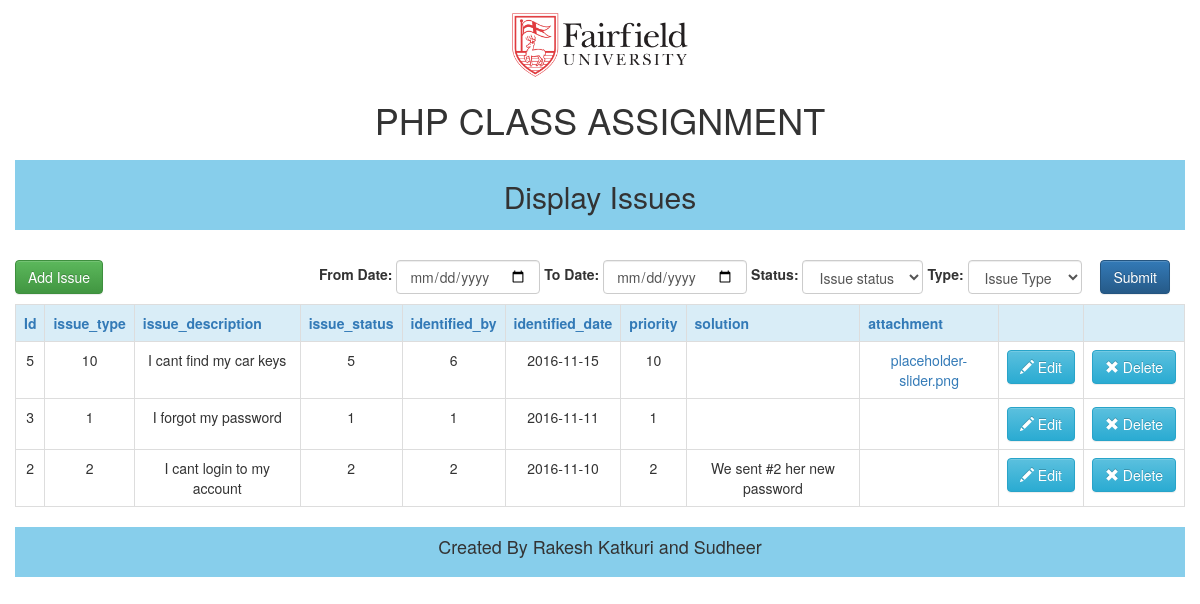
Screenshot of /add-edit.php?sorting=ASC&field=id with the database file from the repository.
### tables this page shows
CREATE TABLE `issues` (
  `id` int(11) NOT NULL AUTO_INCREMENT,
  `issue_type` int(11) NOT NULL,
  `issue_description` varchar(4000) NOT NULL,
  `issue_status` int(11) NOT NULL,
  `identified_by` varchar(64) NOT NULL,
  `identified_date` date NOT NULL,
  `priority` varchar(16) NOT NULL,
  `solution` varchar(4000) NOT NULL,
  `filename` varchar(255) DEFAULT NULL,
  `created_on` datetime NOT NULL DEFAULT CURRENT_TIMESTAMP,
  `created_by` int(11) NOT NULL,
  `modified_on` datetime DEFAULT CURRENT_TIMESTAMP,
  `modified_by` int(11) DEFAULT NULL,
  PRIMARY KEY (`id`)
);

### add-edit.php (the view, shortened to what this page needs)
<?php
	require_once('connectivity.php');
	$stmt = '';
	$standard_statement = "select * from issues";
	$field='id';
	$sort='ASC';
	if(isset($_GET['sorting']))
	{
		if($_GET['sorting']=='DESC')
		{
			$sort='ASC';
		}
		else
		{
			$sort='DESC';
		}
		if($_GET['field']=='id')
		{
		   @$field = "id";
		}
		elseif($_GET['field']=='issue_type')
		{
		   @$field = "issue_type";
		}
		elseif($_GET['field']=='issue_description')
		{
		   @$field="issue_description";
		}
		elseif($_GET['field']=='issue_status')
		{
		   @$field="issue_status";
		}
		elseif($_GET['field']='identified_by')
		{
		   @$field="identified_by";
		}
		elseif($_GET['field']=='identified_date')
		{
		   @$field="identified_date";
		}
		elseif($_GET['field']=='priority')
		{
		   @$field="priority";
		}
		elseif($_GET['field']=='solution')
		{
		   @$field="solution";
		}
		elseif($_GET['field']=='attachment')
		{
		   @$field="filename";
		}
		$stmt = "SELECT id,issue_type,issue_description,issue_status,identified_by,identified_date,priority,solution,filename,created_on,created_by,modified_on,modified_by FROM issues ORDER BY $field $sort";
		$stmt = mysqli_query($mysqli, $stmt);
	}else{
		$stmt = $standard_statement;
		$stmt = mysqli_query($mysqli, $stmt);
	}
?>
<!DOCTYPE html>
<html lang="en">
	<head>
		<link rel="stylesheet" href="https://maxcdn.bootstrapcdn.com/bootstrap/3.3.7/css/bootstrap.min.css">
		<link rel="stylesheet" href="https://maxcdn.bootstrapcdn.com/bootstrap/3.3.7/css/bootstrap-theme.min.css">
	</head>
	<body>
		<div class="container-fluid" style="text-align:center">
			<div class="row">
				<div class="col-xs-12" style="font-weight:bolder">
					<img src="Fairfield_University.svg.png" height='70px'/>
					<h1> PHP CLASS ASSIGNMENT</h1>
				</div>
			</div>
			<div class="col-xs-12" style="height:70px;background-color:skyblue;text-align:center;">
				<h2>Display Issues</h2>
			</div>
		</div>
		<div class="container-fluid" style="margin-top:20px;">
			<div class="row">
				<div class="col-xs-2">
					<a href="add.html" class="btn btn-success" id="add">Add Issue</a>
				</div>
				<div class="col-xs-10">
					<form id="frmFilter" method="post" class="form-inline pull-right" action="add-edit.php">
						<div class="form-group">
							<label for="fromdate">From Date:</label>
							<input type="date" name="fromdate" class="form-control"/>
						</div>
						<div class="form-group">
							<label for="todate">To Date:</label>
							<input type="date" name="todate" class="form-control"/>
						</div>
						<div class="form-group">
							<label for="issueFilter">Status:</label>
							<select name="issuestatus" class="form-control" id="issueFilter">
								<option value="">Issue status</option>
							</select>
						</div>
						<div class="form-group">
							<label for="typeFilter">Type:</label>
							<select name="issuetype" class="form-control" id="typeFilter">
								<option value="">Issue Type</option>
							</select>
						</div>
						<div class="form-group">
							<div class="col-sm-12">
								<input type="submit" class="btn btn-primary" value="Submit" />
							</div>
						</div>
					</form>
				</div>
			</div>
		</div>
		<div class="container-fluid" style="text-align:center;">
			<table class="table table-bordered">
				<tr class="info">
					<th><a href="add-edit.php?sorting=<?php echo $sort; ?>&field=id">Id</a></th>
					<th><a href="add-edit.php?sorting=<?php echo $sort; ?>&field=issue_type">issue_type</a></th>
					<th><a href="add-edit.php?sorting=<?php echo $sort; ?>&field=issue_description">issue_description</a></th>
					<th><a href="add-edit.php?sorting=<?php echo $sort; ?>&field=issue_status">issue_status</a></th>
					<th><a href="add-edit.php?sorting=<?php echo $sort; ?>&field=identified_by">identified_by</a></th>
					<th><a href="add-edit.php?sorting=<?php echo $sort; ?>&field=identified_date">identified_date</a></th>
					<th><a href="add-edit.php?sorting=<?php echo $sort; ?>&field=priority">priority</a></th>
					<th><a href="add-edit.php?sorting=<?php echo $sort; ?>&field=solution">solution</a></th>
					<th><a href="add-edit.php?sorting=<?php echo $sort; ?>&field=attachment">attachment</a></th>
					<th>&nbsp;</th>
					<th>&nbsp;</th>
				</tr>
				<?php
					while ($row = $stmt->fetch_assoc())
					{
						$id=$row['id'];
						$file = explode('/', $row['filename']);
						$attachment = empty($row['filename']) ? "" : "<a href='" . $row['filename'] . "' target='_blank'>" . array_pop($file) . "</a>";
						echo "<tr><td>".$row['id']."</td>";
						echo "<td>".$row['issue_type']."</td>";
						echo "<td>".$row['issue_description']."</td>";
						echo "<td>".$row['issue_status']."</td>";
						echo "<td>".$row['identified_by']."</td>";
						echo "<td>".$row['identified_date']."</td>";
						echo "<td>".$row['priority']."</td>";
						echo "<td>".$row['solution']."</td>";
						echo "<td>".$attachment."</td>";
						echo "<td> <a href='edit.php?id=$id' class='btn btn-info' role='button'><span class='glyphicon glyphicon-pencil' aria-hidden='true'></span> Edit</a></td>";
						echo "<td> <a href='deletecontrol.php?id=$id' class='btn btn-info' role='button'><span class='glyphicon glyphicon-remove' aria-hidden='true'></span> Delete</a></td>";
						echo "</tr>";
					}
				?>
			</table>
		</div>
		<div class="container-fluid" style="text-align:center;">
			<div class="col-xs-12" style="height:50px;background-color:skyblue;text-align:center;">
				<h4>Created By Rakesh Katkuri and Sudheer </h4>
			</div>
		</div>
	</body>
</html>

### add-edit.php (style rules this page uses)
.row { padding: 10px 0px; }

### rows the page displays
issues: id "5", issue_type "10", issue_description "I cant find my car keys", issue_status "5", identified_by "6", identified_date "2016-11-15", priority "10"
issues: id "3", issue_type "1", issue_description "I forgot my password", issue_status "1", identified_by "1", identified_date "2016-11-11", priority "1"
issues: id "2", issue_type "2", issue_description "I cant login to my account", issue_status "2", identified_by "2", identified_date "2016-11-10", priority "2", solution "We sent #2 her new password"
